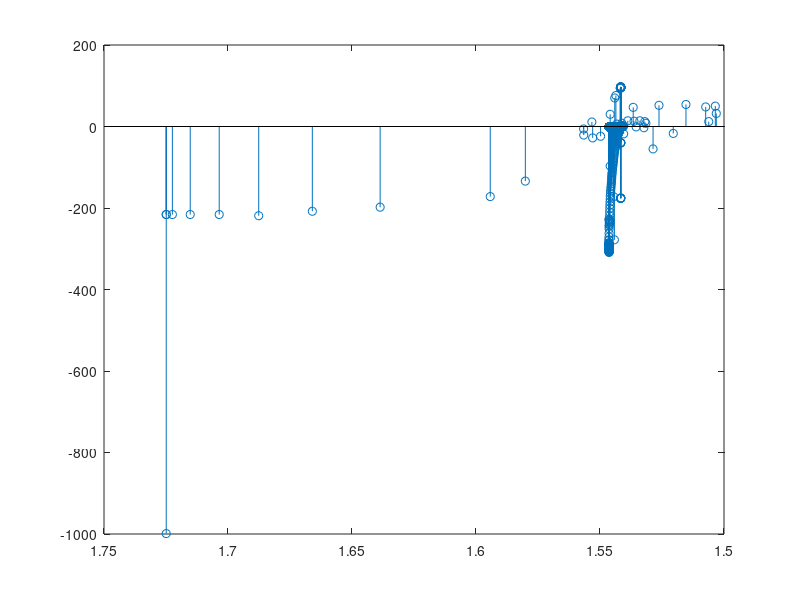

Write the MATLAB code that produced this figure.
%clc;
close all;
clear delayLog;
%format shortG

%delayLog = load('saveLogs/swing0_7rads.txt');
%delayLog = load('saveLogs/swing0_5rads.txt');
%delayLog = load('saveLogs/swing0_1rads.txt');
delayLog = load('defaultLog.txt');


qActual = delayLog(:,3:8); % Actual Position
qdActual = delayLog(:,9:14); %Actual  Velocity
qddTarget = delayLog(:,15:20); % Target acc
qdTarget = delayLog(:,21:26); % Target vel
qTarget = delayLog(:,27:32); % Target pos
tool = delayLog(:,33:38); % Target pos

qddActual = diff(qdActual)/0.008;

robotTime = delayLog(:,1);

base = qActual(:,1);

distPx = delayLog(:,39);
distm = delayLog(:,40);

figure()
stem(base,distPx)
set(gca,'XDir','reverse')
